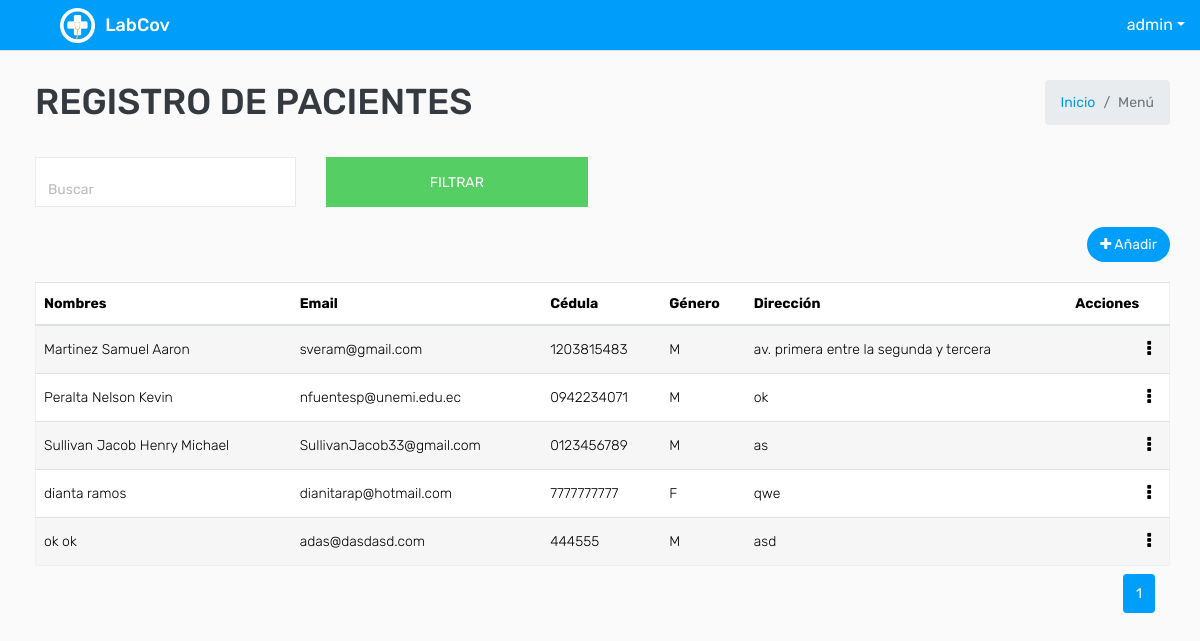
Page /paciente/ (signed in) on the earlier database version.
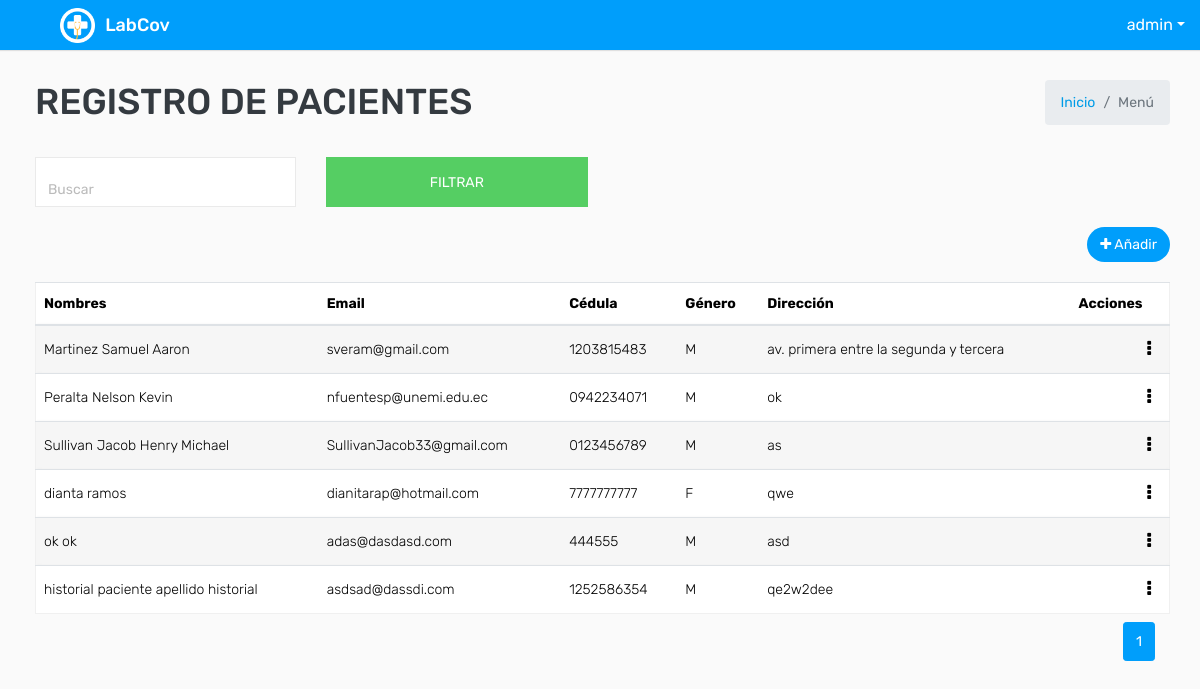
Same page on the later database version.
### covid/models.py (models this page shows, shortened)
class ModeloBase(models.Model):
    class Meta:
        abstract = True
    """Model definition for ModeloBase."""
    fecha_creacion = models.DateTimeField(verbose_name='Fecha creación',auto_now_add=True)
    usuario_creacion = models.ForeignKey(settings.AUTH_USER_MODEL, verbose_name='Usuario Creación', related_name='+', blank=True, null=True,on_delete=models.PROTECT, editable=False)
    usuario_modificacion = models.ForeignKey(settings.AUTH_USER_MODEL, verbose_name='Usuario Modificación', related_name='+', blank=True, null=True,on_delete=models.PROTECT , editable=False)
    fecha_modificacion = models.DateTimeField(verbose_name='Fecha Modificación', auto_now=True)

class Paciente(ModeloBase):
     usuario  = models.OneToOneField(settings.AUTH_USER_MODEL, verbose_name="Usuario",on_delete=models.PROTECT)
     direccion = models.CharField("Dirección", max_length=200 )
     es_vacunado = models.BooleanField(verbose_name="¿Está usted vacunado contra el covid?" )
     vacuna = models.ForeignKey(Vacuna, verbose_name="Tipo de Vacuna", on_delete=models.PROTECT,null=True,blank=True)
     Diagnostico = models.TextField(verbose_name="Diágnostico previo",null=True)

class User(AbstractUser,ModeloBase):
    cedula=models.CharField(max_length=10, verbose_name='Cédula', unique = True)
    tipo_genero = (('M', 'Masculino'), ('F', 'Femenino'))
    genero = models.CharField('Género', choices=tipo_genero, default='M', max_length=1)

### covid/views.py (the view, shortened to what this page needs)
# urls.py: path('paciente/', key.PacienteListView.as_view(), name="paciente_listar") ,
class PacienteListView(LoginRequiredMixin,PermissionRequiredMixin,ListView):
    permission_required = 'covid.view_paciente'
    model = Paciente
    paginate_by = 7
    template_name = "paciente/paciente_listar.html"
    def get_queryset(self):
        busqueda = self.request.GET.get("buscar")
        queryset = Paciente.objects.all().order_by("pk")
        return queryset
    def get_context_data(self, **kwargs):
        context = super().get_context_data(**kwargs)
        context['titulo'] = "Registro de Pacientes"
        return context

### templates/paciente/paciente_listar.html (shortened to what this page needs)
{% extends 'plantillaBase.html' %} {% block content %}
<div class="mt-2">
    <form action="" method="GET">
        <div class="row filter-row">
            <div class="col-sm-6 col-md-3">
                <div class="form-group form-focus select-focus focused">
                    <input type="text" name="buscar" id="id_buscar" class="form-control float-right" placeholder="Buscar">
                </div>
            </div>
            <div class="col-sm-6 col-md-3">
                <button type="submit" class="btn btn-success btn-block"> Filtrar </button>
            </div>
        </div>
    </form>
</div>
<div class="row ">
    <div class="col-sm-12 col-12 text-right m-b-20">
        {% if perms.covid.add_paciente%}
        <a href="{% url 'paciente_crear'%}" class="btn btn btn-primary btn-rounded float-right"><i class="fa fa-plus"></i>
            Añadir</a> {% endif %}
    </div>
</div>
<div class="row">
    <div class="col-md-12">
        <div class="table-responsive">
            <div id="DataTables_Table_0_wrapper" class="dataTables_wrapper dt-bootstrap4 no-footer">
                <div class="row">
                    <div class="col-sm-12">
                        <table class="table table-border table-striped custom-table  mb-0  no-footer" id="DataTables_Table_0" role="grid" aria-describedby="DataTables_Table_0_info">
                            <thead>
                                <tr>
                                    <th>Nombres</th>
                                    <th>Email</th>
                                    <th>Cédula</th>
                                    <th>Género</th>
                                    <th>Dirección</th>
                                    <th>Acciones</th>
                                </tr>
                            </thead>
                            <tbody>
                                {% for dato in object_list %}
                                <tr>
                                    <td>{{ dato.usuario.last_name }} {{ dato.usuario.first_name }}</td>
                                    <td>{{ dato.usuario.email }}</td>
                                    <td>{{ dato.usuario.cedula }}</td>
                                    <td>{{ dato.usuario.genero }}</td>
                                    <td>{{ dato.direccion }}</td>
                                    <td class="text-right">
                                        <div class="dropdown dropdown-action">
                                            <a class="action-icon dropdown-toggle" data-toggle="dropdown" aria-expanded="false"><i class="fa fa-ellipsis-v"></i></a>
                                        </div>
                                    </td>
                                </tr>
                                {% endfor %}
                            </tbody>
                        </table>
                    </div>
                </div>
            </div>
        </div>
        <div class="container-fluid">
            <ul class="pagination pagination-sm m-0 float-right">
                <nav aria-label="Page navigation example">
                    <ul class="pagination justify-content-center mt-2">
                         {% for i in page_obj.paginator.page_range %} {% if i == page_obj.number %}
                        <li class="page-item active">
                            <a class="page-link" href="#">{{ i }}</a>
                        </li>
                        {% else %}
                        <li class="page-item">
                            <a class="page-link" href="?page={{ i }}">{{ i }}</a>
                        </li>
                        {% endif %} {% endfor %}
                    </ul>
                </nav>
            </ul>
        </div>
    </div>
</div>
{% endblock %}

Differences in the rows shown:
added Paciente: usuario.last_name "historial paciente", usuario.first_name "apellido historial", usuario.email "asdsad@dassdi.com", usuario.cedula "1252586354", usuario.genero "M", direccion "qe2w2dee"
